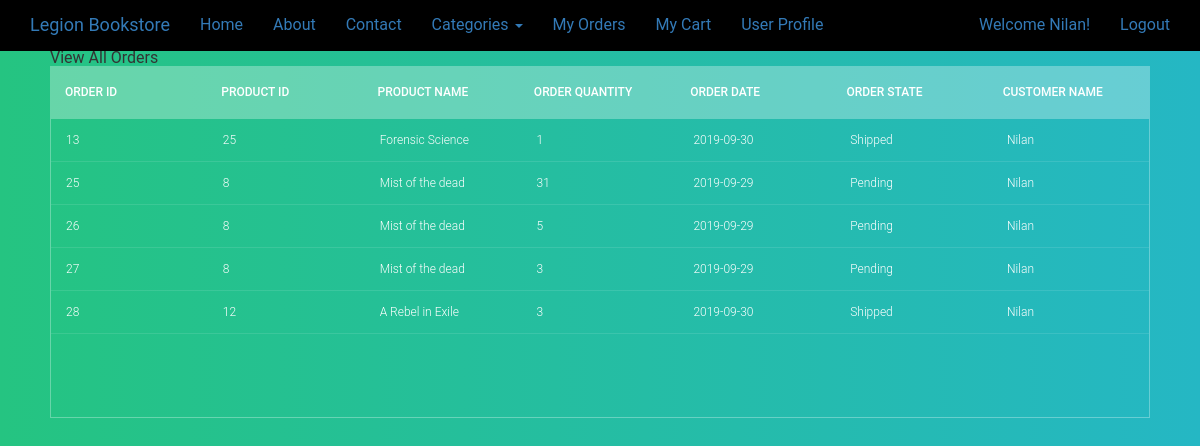
Screenshot of /view-orders-cus.php?cusname=Nilan (signed in) with the database file from the repository.
### tables this page shows
CREATE TABLE `ordertb` (
  `orderid` int(11) NOT NULL,
  `product` int(11) NOT NULL,
  `orderqty` int(11) NOT NULL,
  `orderdate` date NOT NULL,
  `order_state` varchar(50) NOT NULL,
  `cus_id` varchar(50) NOT NULL
);

CREATE TABLE `product` (
  `prodID` int(11) NOT NULL,
  `prodname` varchar(200) NOT NULL,
  `productDesc` varchar(500) NOT NULL,
  `prodprice` float NOT NULL,
  `producQty` int(11) NOT NULL,
  `productIMG` varchar(200) NOT NULL,
  `author` varchar(100) NOT NULL,
  `productcatergory` varchar(50) NOT NULL
);

### view-orders-cus.php (the view, shortened to what this page needs)
<!DOCTYPE html>
<html>
    <head>
        <link href="bootstrap/css/bootstrap.min.css" rel="stylesheet"  media="screen">
        <link rel="stylesheet" href="css/tablecss/css/reset.css">
        <link rel="stylesheet" href="css/tablecss/css/style.css">
    </head>
    <body>
        <?php include './template/header.php'; ?>
             <section>
<h2>View All Orders</h2>
<div class="tbl-header" style="padding-right: 6px;">
<table cellpadding="0" cellspacing="0" border="0">
  <thead>
    <tr>
      					            <th>Order Id</th>
                            <th>Product ID</th>
                            <th>Product Name</th>
                            <th>Order Quantity</th>
                            <th>Order Date</th>
                            <th>Order State</th>
                            <th>Customer Name</th>
    </tr>
  </thead>
</table>
</div>
<div class="tbl-content">
<table cellpadding="0" cellspacing="0" border="0">
 <?php
				  include 'dbconfig.php';
           $sql = "SELECT * FROM ordertb,product where ordertb.product = product.prodID AND ordertb.cus_id = '".$_GET['cusname']."'";
           $result = $conn->query($sql);
              if ($result->num_rows > 0) {
                while ($row = $result->fetch_assoc()) {
                    ?>
                   <tbody>
                        <tr>
                       <td><?php echo $row['orderid']; ?></td>
                       <td><?php echo $row['product']; ?></td>
                            <td><?php echo $row['prodname']; ?></td>
                            <td><?php echo $row['orderqty']; ?></td>
                            <td><?php echo $row['orderdate']; ?></td>
                            <td><?php echo $row['order_state']; ?></td>
                            <td><?php echo $row['cus_id']; ?></td>
                        </tr>
                      <?php
                }
            } else {
                echo "0 results";
            }
            ?>
                    </table>
</div>
</section>
    </body>
</html>

### css/tablecss/css/style.css (style rules this page uses)
table { width:100%; table-layout: fixed; }
.tbl-header { background-color: rgba(255,255,255,0.3); }
.tbl-content { height:300px; overflow-x:auto; margin-top: 0px; border: 1px solid rgba(255,255,255,0.3); }
th { padding: 20px 15px; text-align: left; font-weight: 500; font-size: 12px; color: #fff; text-transform: uppercase; }
td { padding: 15px; text-align: left; vertical-align:middle; font-weight: 300; font-size: 12px; color: #fff; border-bottom: solid 1px rgba(255,255,255,0.1); }
body { background: -webkit-linear-gradient(left, #25c481, #25b7c4); background: linear-gradient(to right, #25c481, #25b7c4); font-family: 'Roboto', sans-serif; }
section { margin: 50px; }

### rows the page displays
ordertb: orderid "13", product "25", product.prodname "Forensic Science", orderqty "1", orderdate "2019-09-30", order_state "Shipped", cus "Nilan"
ordertb: orderid "25", product "8", product.prodname "Mist of the dead", orderqty "31", orderdate "2019-09-29", order_state "Pending", cus "Nilan"
ordertb: orderid "26", product "8", product.prodname "Mist of the dead", orderqty "5", orderdate "2019-09-29", order_state "Pending", cus "Nilan"
ordertb: orderid "27", product "8", product.prodname "Mist of the dead", orderqty "3", orderdate "2019-09-29", order_state "Pending", cus "Nilan"
ordertb: orderid "28", product "12", product.prodname "A Rebel in Exile", orderqty "3", orderdate "2019-09-30", order_state "Shipped", cus "Nilan"

### other values shown
$_SESSION["UNAME"] "Nilan"
